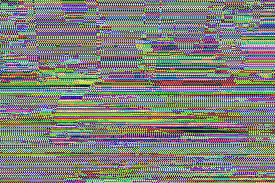
#> input picture luke6/mush.png, 275 x 183 px, found by its file name
$ python luke6.py
#> lines starting #> are read from the running program, lines starting #| are printed output that depends on the picture
from PIL import Image, ImageFilter
import numpy

##PSEUDOCODE
#Les inn mushedimage og map til numpy
#Gjør invers XOR (XOR) på numpy med pixlene
#Lagre unobfuscated image

#https://julekalender.knowit.no/doors/ck3r9zcm6bu7d0109solzlvjy

#Eit bilete på 1 x 5 pixlar
#[[240, 33, 11], [205, 111, 102], [120, 96, 7], [45, 3, 202], [76, 237, 47]]
#vil bli obfuskert til
#[[240, 33, 11], [61, 78, 109], [69, 46, 106], [104, 45, 160], [36, 192, 143]]


testmushImageArray =numpy.asarray([[240, 33, 11], [61, 78, 109], [69, 46, 106], [104, 45, 160], [36, 192, 143]])
testwishImageArray = numpy.asarray([[240, 33, 11], [205, 111, 102], [120, 96, 7], [45, 3, 202], [76, 237, 47]])

#testmushImageArrayShifted = numpy.insert(testmushImageArray, 0,0,0)
#testmushImageArrayShifted = testmushImageArrayShifted[:-1].copy()
testmushImageArrayShifted = numpy.roll(testmushImageArray,1, axis=(0))
print(testmushImageArrayShifted)
#test magic
testXORedImageArray = numpy.bitwise_xor(testmushImageArray, testmushImageArrayShifted)
if (numpy.array_equal(testwishImageArray, testXORedImageArray)):
    print("Succcess in reverse XOR numpy test arrays")

mushImage = Image.open("luke6/mush.png")
#> mushImage is the input picture: PIL image 275x183 RGB; mean R, G, B 126.5, 128.1, 122
mushImageArray = numpy.array(mushImage)
mushImage.close()

#numpy.savetxt("luke6/mush.csv", mushImageArray.flatten(),delimiter=',') #For SSC

mushImageArrayShifted = numpy.roll(mushImageArray,1, axis=(1))
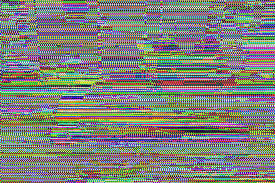
#> mushImageArrayShifted: shape (183, 275, 3); mean R, G, B 126.5, 128.1, 122
#do magic
XORedImageArray = numpy.bitwise_xor(mushImageArray, mushImageArrayShifted)
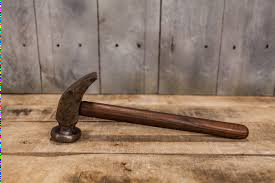
#> XORedImageArray: shape (183, 275, 3); mean R, G, B 147.6, 123.9, 106.3

wishImage = Image.fromarray(XORedImageArray)
wishImage.save("luke6/wish.png")
wishImage.close()
